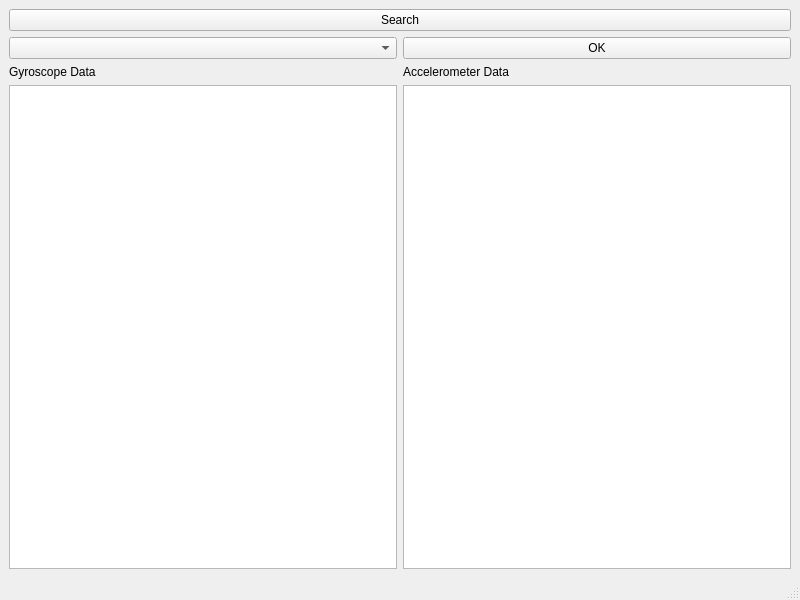
<?xml version="1.0" encoding="UTF-8"?>
<ui version="4.0">
 <class>MainWindow</class>
 <widget class="QMainWindow" name="MainWindow">
  <property name="geometry">
   <rect>
    <x>0</x>
    <y>0</y>
    <width>800</width>
    <height>600</height>
   </rect>
  </property>
  <property name="windowTitle">
   <string>MainWindow</string>
  </property>
  <widget class="QWidget" name="centralwidget">
   <layout class="QVBoxLayout" name="verticalLayout_3">
    <item>
     <widget class="QPushButton" name="pbn_search">
      <property name="text">
       <string>Search</string>
      </property>
     </widget>
    </item>
    <item>
     <layout class="QHBoxLayout" name="horizontalLayout">
      <item>
       <widget class="QComboBox" name="cb_devices"/>
      </item>
      <item>
       <widget class="QPushButton" name="pbn_okDevice">
        <property name="text">
         <string>OK</string>
        </property>
       </widget>
      </item>
     </layout>
    </item>
    <item>
     <layout class="QHBoxLayout" name="horizontalLayout_2">
      <item>
       <layout class="QVBoxLayout" name="verticalLayout">
        <item>
         <widget class="QLabel" name="lbl_gyro">
          <property name="text">
           <string>Gyroscope Data</string>
          </property>
         </widget>
        </item>
        <item>
         <widget class="QPlainTextEdit" name="pte_gyro"/>
        </item>
       </layout>
      </item>
      <item>
       <layout class="QVBoxLayout" name="verticalLayout_2">
        <item>
         <widget class="QLabel" name="lbl_acc">
          <property name="text">
           <string>Accelerometer Data</string>
          </property>
         </widget>
        </item>
        <item>
         <widget class="QPlainTextEdit" name="pte_acc"/>
        </item>
       </layout>
      </item>
     </layout>
    </item>
   </layout>
  </widget>
  <widget class="QMenuBar" name="menubar">
   <property name="geometry">
    <rect>
     <x>0</x>
     <y>0</y>
     <width>800</width>
     <height>24</height>
    </rect>
   </property>
  </widget>
  <widget class="QStatusBar" name="statusbar"/>
 </widget>
 <resources/>
 <connections/>
</ui>
